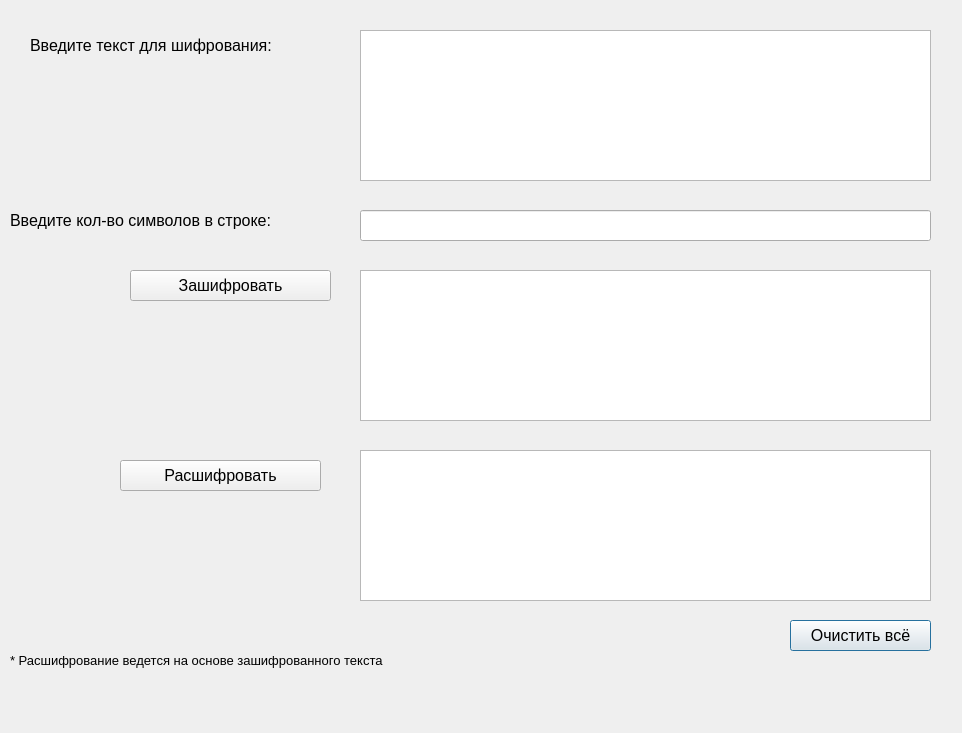
<?xml version="1.0" encoding="UTF-8"?>
<ui version="4.0">
 <class>Dialog3</class>
 <widget class="QDialog" name="Dialog3">
  <property name="geometry">
   <rect>
    <x>0</x>
    <y>0</y>
    <width>962</width>
    <height>733</height>
   </rect>
  </property>
  <property name="minimumSize">
   <size>
    <width>962</width>
    <height>348</height>
   </size>
  </property>
  <property name="maximumSize">
   <size>
    <width>962</width>
    <height>1000</height>
   </size>
  </property>
  <property name="mouseTracking">
   <bool>false</bool>
  </property>
  <property name="windowTitle">
   <string>Шифр Сцитала</string>
  </property>
  <widget class="QPushButton" name="but_clear">
   <property name="geometry">
    <rect>
     <x>790</x>
     <y>620</y>
     <width>141</width>
     <height>31</height>
    </rect>
   </property>
   <property name="font">
    <font>
     <family>Arial</family>
     <pointsize>12</pointsize>
    </font>
   </property>
   <property name="text">
    <string>Очистить всё</string>
   </property>
  </widget>
  <widget class="QPushButton" name="but_encr">
   <property name="geometry">
    <rect>
     <x>130</x>
     <y>270</y>
     <width>201</width>
     <height>31</height>
    </rect>
   </property>
   <property name="font">
    <font>
     <family>Arial</family>
     <pointsize>12</pointsize>
    </font>
   </property>
   <property name="text">
    <string>Зашифровать</string>
   </property>
  </widget>
  <widget class="QLineEdit" name="key">
   <property name="geometry">
    <rect>
     <x>360</x>
     <y>210</y>
     <width>571</width>
     <height>31</height>
    </rect>
   </property>
   <property name="font">
    <font>
     <family>Arial</family>
     <pointsize>12</pointsize>
    </font>
   </property>
  </widget>
  <widget class="QLabel" name="label">
   <property name="geometry">
    <rect>
     <x>10</x>
     <y>200</y>
     <width>331</width>
     <height>41</height>
    </rect>
   </property>
   <property name="font">
    <font>
     <family>Arial</family>
     <pointsize>12</pointsize>
    </font>
   </property>
   <property name="text">
    <string>Введите кол-во символов в строке:</string>
   </property>
  </widget>
  <widget class="QLabel" name="label_2">
   <property name="geometry">
    <rect>
     <x>30</x>
     <y>30</y>
     <width>301</width>
     <height>31</height>
    </rect>
   </property>
   <property name="font">
    <font>
     <family>Arial</family>
     <pointsize>12</pointsize>
    </font>
   </property>
   <property name="text">
    <string>Введите текст для шифрования:</string>
   </property>
  </widget>
  <widget class="QPushButton" name="but_decr">
   <property name="geometry">
    <rect>
     <x>120</x>
     <y>460</y>
     <width>201</width>
     <height>31</height>
    </rect>
   </property>
   <property name="font">
    <font>
     <family>Arial</family>
     <pointsize>12</pointsize>
    </font>
   </property>
   <property name="text">
    <string>Расшифровать</string>
   </property>
  </widget>
  <widget class="QLabel" name="label_3">
   <property name="geometry">
    <rect>
     <x>10</x>
     <y>640</y>
     <width>481</width>
     <height>41</height>
    </rect>
   </property>
   <property name="font">
    <font>
     <family>Arial</family>
     <pointsize>10</pointsize>
    </font>
   </property>
   <property name="text">
    <string>* Расшифрование ведется на основе зашифрованного текста</string>
   </property>
  </widget>
  <widget class="QTextEdit" name="slova">
   <property name="geometry">
    <rect>
     <x>360</x>
     <y>30</y>
     <width>571</width>
     <height>151</height>
    </rect>
   </property>
   <property name="font">
    <font>
     <family>Arial</family>
     <pointsize>12</pointsize>
    </font>
   </property>
  </widget>
  <widget class="QTextEdit" name="rez_encr">
   <property name="geometry">
    <rect>
     <x>360</x>
     <y>270</y>
     <width>571</width>
     <height>151</height>
    </rect>
   </property>
   <property name="font">
    <font>
     <family>Arial</family>
     <pointsize>12</pointsize>
    </font>
   </property>
  </widget>
  <widget class="QTextEdit" name="rez_decr">
   <property name="geometry">
    <rect>
     <x>360</x>
     <y>450</y>
     <width>571</width>
     <height>151</height>
    </rect>
   </property>
   <property name="font">
    <font>
     <family>Arial</family>
     <pointsize>12</pointsize>
    </font>
   </property>
  </widget>
 </widget>
 <resources/>
 <connections/>
</ui>
